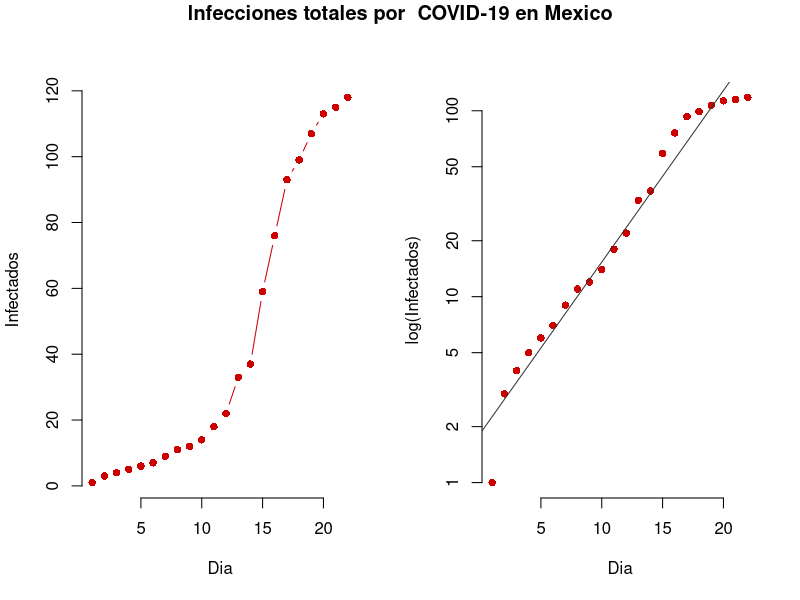
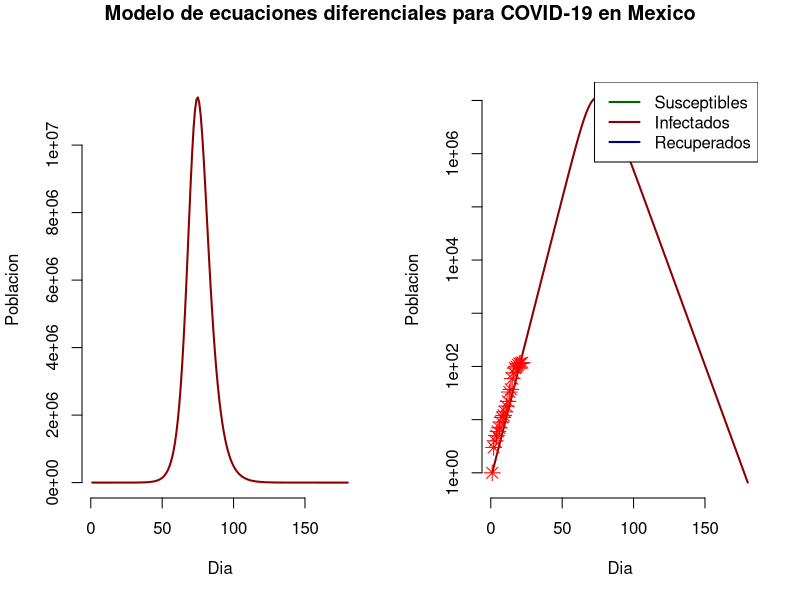

The R script that drew these images, in order:
## ---- chunk 1
library(dplyr); library(deSolve)
knitr::opts_chunk$set(warning = F, message = F, echo = F)
## ---- chunk 2
MexDF <- read.csv("MexDF.csv")
# Population of Mexico
N <- 128932753

Infected <- MexDF %>%
  group_by(fecha) %>%
  summarise(N = n()) %>%
  mutate(CumSum = cumsum(N)) %>%
  pull(CumSum)

# Days since started
Day <- 1:(length(Infected))
## ---- chunk 3
par(mfrow = c(1, 2), bty = 'n')
plot(Day, Infected, type ="b", pch = 16, col = "red3", xlab = "Dia", ylab = "Infectados", bty = "n")
plot(Day, Infected, log = "y", pch = 16, col = "red3", xlab = "Dia", ylab = "log(Infectados)", bty = 'n')
abline(lm(log10(Infected) ~ Day), col = "grey20")
title("Infecciones totales por  COVID-19 en Mexico", outer = TRUE, line = -1)
## ---- chunk 4
################################### 
## Functions
# Create a SIR function
SIR <- function(time, state, parameters) {
  par <- as.list(c(state, parameters))
  with(par, {
    dS <- -beta/N * I * S
    dI <- beta/N * I * S - gamma * I
    dR <- gamma * I
    list(c(dS, dI, dR))
    })
}

RSS <- function(parameters) {
  names(parameters) <- c("beta", "gamma")
  out <- ode(y = init, times = Day, func = SIR, parms = parameters)
  fit <- out[ , 3]
  sum((Infected - fit)^2)
}

CNV <- function(x){
  if(x == "CONVERGENCE: REL_REDUCTION_OF_F <= FACTR*EPSMCH"){
    return("Buena Convergencia del Modelo")
  } else{
    return("Modelo fallo a converger")
  }
}
###################################
# Initial conditions for the model
init <- c(S = N-Infected[1], 
          I = Infected[1], 
          R = 0)

Opt <- optim(c(0.5, 0.5), RSS, method = "L-BFGS-B", lower = c(0, 0), upper = c(1, 1)) # optimize with some sensible conditions
Opt_par <- setNames(Opt$par, c("beta", "gamma"))
## ---- chunk 5
t <- 1:180 # time in days
fit <- data.frame(ode(y = init, times = t, func = SIR, parms = Opt_par))
col <- c("darkgreen", "darkred", "darkblue") # colour
par(mfrow = c(1, 2), bty = 'n')
plot(I~time, data = fit, type = "l", xlab = "Dia", ylab = "Poblacion", lwd = 2, lty = 1, col = "darkred")
plot(I~time, data = fit, type = "l", xlab = "Dia", ylab = "Poblacion", lwd = 2, lty = 1, col = "darkred", log = "y")
points(Day, Infected, pch = 8, col = "red", cex = 1.5)

legend("topright", c("Susceptibles", "Infectados", "Recuperados"), lty = 1, lwd = 2, col = col)
title("Modelo de ecuaciones diferenciales para COVID-19 en Mexico", outer = TRUE, line = -1)
df <- fit[fit$I == max(fit$I), "I", drop = FALSE] # height of pandemic
## ---- chunk 6
# Opt_par[1] <- Opt_par[1]*0.9
# 
# fit <- data.frame(ode(y = init, times = t, func = SIR, parms = Opt_par))
# plot(I~time, data = fit, type = "l", xlab = "Dia", ylab = "Poblacion", lwd = 2, lty = 1, col = "darkred")
# df2 <- fit[fit$I == max(fit$I), "I", drop = FALSE] # height of pandemic
## ---- chunk 7
# rownames(df2)
## ---- chunk 8
# 1 - df2$I / df$I
